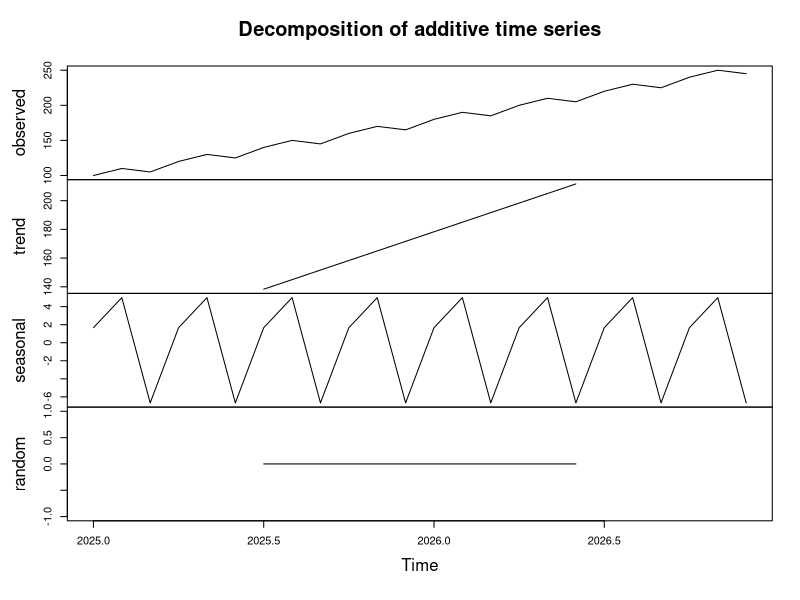

Reproduce this figure in R.
# 92 - Time Series Decomposition
sales <- ts(c(100,110,105,120,130,125,140,150,145,160,170,165,
              180,190,185,200,210,205,220,230,225,240,250,245),
            start=c(2025,1), frequency=12)
decomposition <- decompose(sales)
plot(decomposition)
print(decomposition$trend)
print(decomposition$seasonal)
